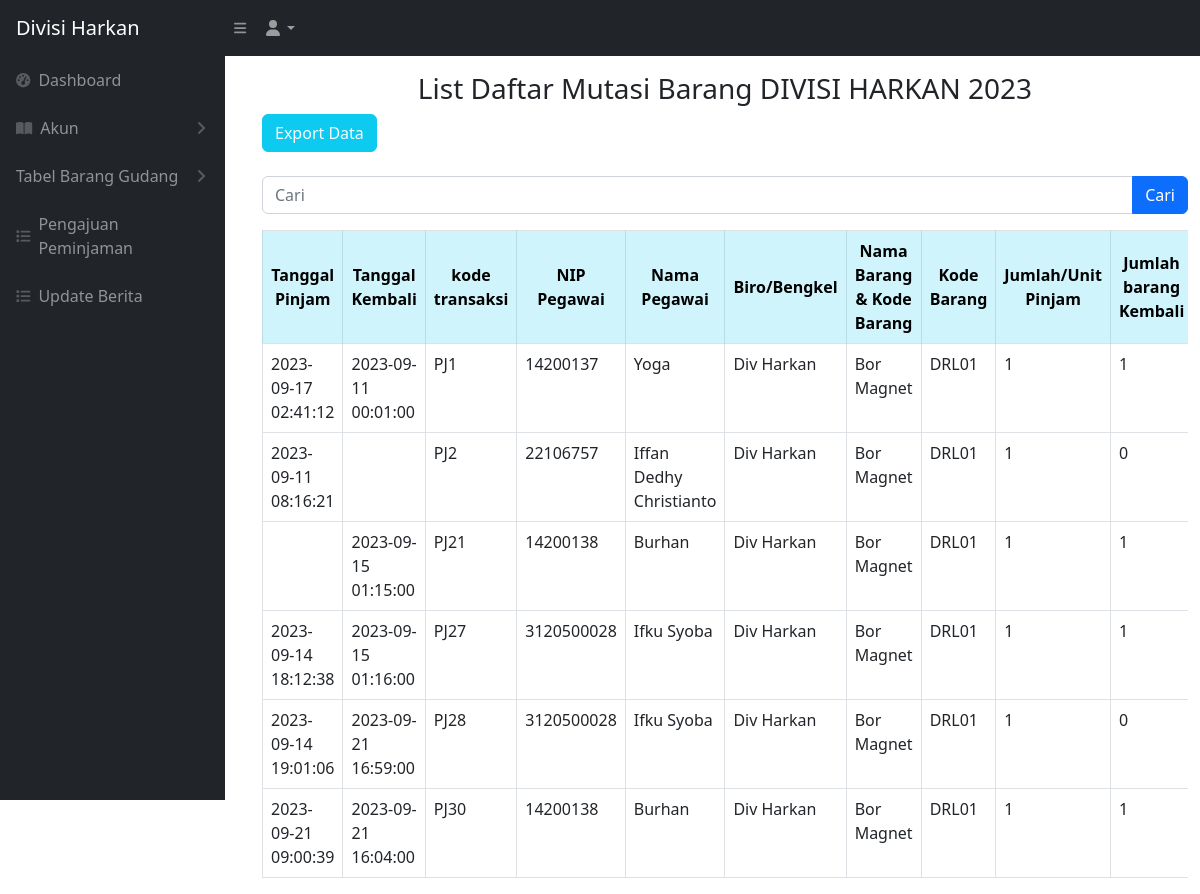
Page /mutasibarang.php (signed in) on the committed database.
### tables this page shows
CREATE TABLE `keluar_masuk_barang` (
  `idtransaksi` int NOT NULL,
  `kodetransaksi` varchar(200) NOT NULL,
  `tanggal` timestamp NULL DEFAULT NULL,
  `tanggal_pengajuan` timestamp NULL DEFAULT NULL,
  `tanggalkembali` timestamp NULL DEFAULT NULL,
  `jenisbarang` varchar(256) NOT NULL,
  `nip` varchar(512) NOT NULL,
  `namabarang` varchar(200) NOT NULL,
  `kodebarang` varchar(200) NOT NULL,
  `jumlahpinjam` int NOT NULL,
  `jumlahkembali` int DEFAULT '0',
  `jumlahrusak` int DEFAULT '0',
  `lokasi` varchar(500) NOT NULL,
  `lokasi_kembali` varchar(256) DEFAULT NULL,
  `keterangan` varchar(256) NOT NULL,
  `isApproved` int DEFAULT '0',
  `status` varchar(200) NOT NULL
);

CREATE TABLE `users` (
  `id_user` int NOT NULL,
  `nip_user` varchar(512) NOT NULL,
  `nama_user` varchar(512) NOT NULL,
  `password_user` varchar(512) NOT NULL,
  `divisi_id` int NOT NULL,
  `role_id` int NOT NULL
);

CREATE TABLE `divisi` (
  `iddivisi` int NOT NULL,
  `namadivisi` varchar(200) NOT NULL
);

### mutasibarang.php (the view, shortened to what this page needs)
<?php
require 'controller/koneksi.php';
$searchTerm = isset($_GET['cari']) ? $_GET['cari'] : '';
?>
<!DOCTYPE html>
<html lang="en">
<head>
    <link href="css/styles.css" rel="stylesheet" />
</head>
<?php include 'sidebar.php' ?>
<body>
    <br>
    <br>
    <main id="main-content" class="<?= isset($_GET['sidebarClosed']) ? '' : 'main-with-sidebar' ?>">
        <div class="container-fluid px-4">
            <h3 class="mt-4 text-center">List Daftar Mutasi Barang DIVISI HARKAN 2023</h3>
        </div>
        <div class="container -fluid">
            <a href="export_mutasibarang.php" class="btn btn-info text-light">Export Data</a>
            <br>
            <br>
            <form action="mutasibarang.php" method="GET">
                <div class="input-group mb-3">
                    <input type="text" class="form-control" placeholder="Cari" name="cari" value="<?= $searchTerm ?>">
                    <button type="submit" class="btn btn-primary">Cari</button>
                </div>
            </form>
            <div class="card-body">
                <div class="table table-responsive">
                    <table class="table table-bordered" id="dataTable" width="100" cellspacing="0">
                        <thead>
                            <tr>
                                <th class="table-info text-center align-middle">Tanggal Pinjam</th>
                                <th class="table-info text-center align-middle">Tanggal Kembali</th>
                                <th class="table-info text-center align-middle">kode transaksi</th>
                                <th class="table-info text-center align-middle">NIP Pegawai</th>
                                <th class="table-info text-center align-middle">Nama Pegawai</th>
                                <th class="table-info text-center align-middle">Biro/Bengkel</th>
                                <th class="table-info text-center align-middle">Nama Barang & Kode Barang</th>
                                <th class="table-info text-center align-middle">Kode Barang </th>
                                <th class="table-info text-center align-middle">Jumlah/Unit Pinjam</th>
                                <th class="table-info text-center align-middle">Jumlah barang Kembali</th>
                            </tr>
                        </thead>
                        <tbody>
                            <?php
                            if (!empty($searchTerm)) {
                                $searchResults = searchMutasiBarang($conn, $searchTerm);
                                while ($data = mysqli_fetch_array($searchResults)) {
                                    $tanggalpinjam = $data['tanggal'];
                                    $tanggalkembali = $data['tanggalkembali'];
                                    $kodetransaksi = $data['kodetransaksi'];
                                    $nip = $data['nip'];
                                    $namabarang = $data['namabarang'];
                                    $kodebarang = $data['kodebarang'];
                                    $jumlahpinjam = $data['jumlahpinjam'];
                                    $jumlahkembali = $data['jumlahkembali'];
                                    $jumlahrusak = $data['jumlahrusak'];
                                    $lokasi = $data['lokasi'];
                                    $lokasikembali = $data['lokasi_kembali'];
                                    $keterangan = $data['keterangan'];
                                    $status = $data['status'];
                                    $tanggalKembaliNull = null;
                                    $query_pegawai = "SELECT users.nama_user
                        FROM users
                        WHERE users.nip_user = '$nip'";
                                    $result_pegawai = mysqli_query($conn, $query_pegawai);
                                    $namapegawai = "-";
                                    if ($result_pegawai) {
                                        $row_pegawai = mysqli_fetch_assoc($result_pegawai);
                                        $namapegawai = $row_pegawai['nama_user'];
                                    }
                                    $query_divisi = "SELECT divisi.namadivisi
                        FROM users
                        INNER JOIN divisi ON users.divisi_id = divisi.iddivisi
                        WHERE users.nip_user = '$nip'";
                                    $result_divisi = mysqli_query($conn, $query_divisi);
                                    $namadivisi = "-";
                                    if ($result_divisi) {
                                        $row_divisi = mysqli_fetch_assoc($result_divisi);
                                        $namadivisi = $row_divisi['namadivisi'];
                                    }
                                    echo '<tr class="centered-cell">';
                                    echo '<td class="centered-cell">' . $tanggalpinjam . '</td>';
                                    echo '<td class="centered-cell">' . $tanggalkembali . '</td>';
                                    echo '<td class="centered-cell">' . $kodetransaksi . '</td>';
                                    echo '<td class="centered-cell">' . $nip . '</td>';
                                    echo '<td class="centered-cell">' . $namapegawai . '</td>';
                                    echo '<td class="centered-cell">' . $namadivisi . '</td>';
                                    echo '<td class="centered-cell">' . $namabarang . '</td>';
                                    echo '<td class="centered-cell">' . $kodebarang . '</td>';
                                    echo '<td class="centered-cell">' . $jumlahpinjam . '</td>';
                                    echo '<td class="centered-cell">' . $jumlahkembali . '</td>';
                                    echo '<td class="centered-cell">' . $jumlahrusak . '</td>';
                                    echo '<td class="centered-cell">' . $lokasi . '</td>';
                                    echo '<td class="centered-cell">' . $lokasikembali . '</td>';
                                    echo '<td class="centered-cell">' . $keterangan . '</td>';
                                    echo '<td class="centered-cell">';
                                    if ($tanggalkembali === $tanggalKembaliNull) {
                                        echo '<span class="badge text-bg-danger">Belum kembali</span>';
                                    } else if ($jumlahrusak > 0) {
                                        echo '<span class="badge text-bg-warning">Barang rusak/kurang lengkap</span>';
                                    } else {
                                        echo '<span class="badge text-bg-success">Sudah kembali</span>';
                                    }
                                    echo '</td>';
                                    echo '</tr>';
                                }
                            } else {
                                $ambilsemuadatastock = mysqli_query($conn, "SELECT * FROM keluar_masuk_barang WHERE isApproved = 1 OR isApproved = 3");
                                while ($data = mysqli_fetch_array($ambilsemuadatastock)) {
                                    $tanggalpinjam = $data['tanggal'];
                                    $tanggalkembali = $data['tanggalkembali'];
                                    $kodetransaksi = $data['kodetransaksi'];
                                    $nip = $data['nip'];
                                    $namabarang = $data['namabarang'];
                                    $kodebarang = $data['kodebarang'];
                                    $jumlahpinjam = $data['jumlahpinjam'];
                                    $jumlahkembali = $data['jumlahkembali'];
                                    $query_pegawai = "SELECT users.nama_user
                        FROM users
                        WHERE users.nip_user = '$nip'";
                                    $result_pegawai = mysqli_query($conn, $query_pegawai);
                                    $namapegawai = "-";
                                    if ($result_pegawai) {
                                        $row_pegawai = mysqli_fetch_assoc($result_pegawai);
                                        $namapegawai = $row_pegawai['nama_user'];
                                    }
                                    $query_divisi = "SELECT divisi.namadivisi
                        FROM users
                        INNER JOIN divisi ON users.divisi_id = divisi.iddivisi
                        WHERE users.nip_user = '$nip'";
                                    $result_divisi = mysqli_query($conn, $query_divisi);
                                    $namadivisi = "-";
                                    if ($result_divisi) {
                                        $row_divisi = mysqli_fetch_assoc($result_divisi);
                                        $namadivisi = $row_divisi['namadivisi'];
                                    }
                                    echo '<tr>';
                                    echo '<td>' . $tanggalpinjam . '</td>';
                                    echo '<td>' . $tanggalkembali . '</td>';
                                    echo '<td>' . $kodetransaksi . '</td>';
                                    echo '<td>' . $nip . '</td>';
                                    echo '<td>' . $namapegawai . '</td>';
                                    echo '<td>' . $namadivisi . '</td>';
                                    echo '<td>' . $namabarang . '</td>';
                                    echo '<td>' . $kodebarang . '</td>';
                                    echo '<td>' . $jumlahpinjam . '</td>';
                                    echo '<td>' . $jumlahkembali . '</td>';
                                    echo '</tr>';
                                }
                            }
                            ?>
                        </tbody>
                    </table>
                </div>
            </div>
    </main>
</body>
</html>

### rows in the picture
keluar_masuk_barang: tanggal "2023-09-17 02:41:12", tanggalkembali "2023-09-11 00:01:00", kodetransaksi "PJ1", nip "14200137", users.nama_user "Yoga", divisi.namadivisi "Div Harkan", namabarang "Bor Magnet", kodebarang "DRL01", jumlahpinjam "1", jumlahkembali "1"
keluar_masuk_barang: tanggal "2023-09-11 08:16:21", kodetransaksi "PJ2", nip "22106757", users.nama_user "Iffan Dedhy Christianto", divisi.namadivisi "Div Harkan", namabarang "Bor Magnet", kodebarang "DRL01", jumlahpinjam "1", jumlahkembali "0"
keluar_masuk_barang: tanggalkembali "2023-09-15 01:15:00", kodetransaksi "PJ21", nip "14200138", users.nama_user "Burhan", divisi.namadivisi "Div Harkan", namabarang "Bor Magnet", kodebarang "DRL01", jumlahpinjam "1", jumlahkembali "1"
keluar_masuk_barang: tanggal "2023-09-14 18:12:38", tanggalkembali "2023-09-15 01:16:00", kodetransaksi "PJ27", nip "3120500028", users.nama_user "Ifku Syoba", divisi.namadivisi "Div Harkan", namabarang "Bor Magnet", kodebarang "DRL01", jumlahpinjam "1", jumlahkembali "1"
keluar_masuk_barang: tanggal "2023-09-14 19:01:06", tanggalkembali "2023-09-21 16:59:00", kodetransaksi "PJ28", nip "3120500028", users.nama_user "Ifku Syoba", divisi.namadivisi "Div Harkan", namabarang "Bor Magnet", kodebarang "DRL01", jumlahpinjam "1", jumlahkembali "0"
keluar_masuk_barang: tanggal "2023-09-21 09:00:39", tanggalkembali "2023-09-21 16:04:00", kodetransaksi "PJ30", nip "14200138", users.nama_user "Burhan", divisi.namadivisi "Div Harkan", namabarang "Bor Magnet", kodebarang "DRL01", jumlahpinjam "1", jumlahkembali "1"
